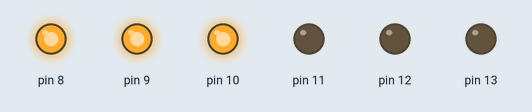
Recording of a sketch running on a simulated Arduino Uno, built with avr-gcc and run on an emulated ATmega328P. Parts: output pins drawn as LEDs (lit = HIGH).

Above: at 0.1 s.
Timing chart, 0 to 1.6 s (numbered marks = the images above):
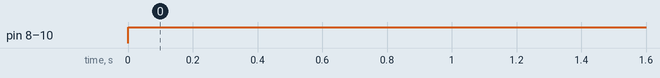

Measured:
- by itself, pin 8–10: LOW → HIGH at 0.00 s

The sketch:

praktikum_2.2.ino
```cpp
int led=13;
void setup() {
 DDRB=0x3F;
}

void loop() {
PORTB=0x07;
}
```
